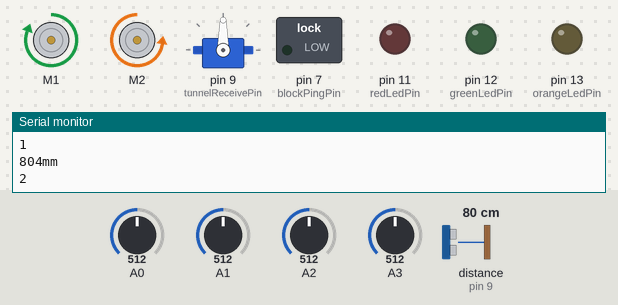
This sketch was run on a simulated Arduino Uno, built with avr-gcc and run on an emulated ATmega328P. Shown: 2 × DC motor (green arrow = forward, orange = backward, longer = faster), servo, switched loads named in the sketch (green lamp = pin HIGH), output pins drawn as LEDs (lit = HIGH), the last lines printed to the serial monitor. Wiring (inferred from the names in the program): ultrasonic range finder: trigger pin 10; echo pin 9. Inputs (shaded band) come from the test bench; at power-on: distance to the obstacle (sensor on pin 9) 80 cm, A0 = 512, A1 = 512, A2 = 512, A3 = 512. The echo pulse lasts 58.3 µs per cm; pins used as bus, display or sensor lines are not drawn.

Above: at 1.8 s.
1.9 s: distance to the obstacle (sensor on pin 9) set to 2 cm
At 3.7 s:
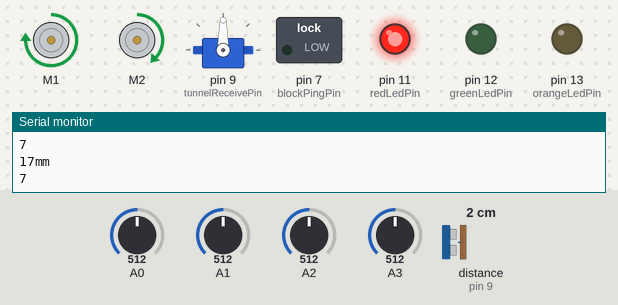
5.4 s: distance to the obstacle (sensor on pin 9) set to 18 cm
At 6.2 s:
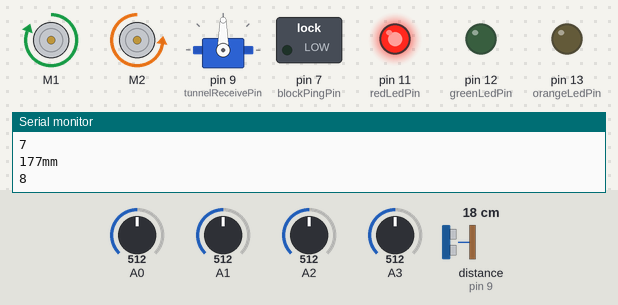
At 7.5 s:
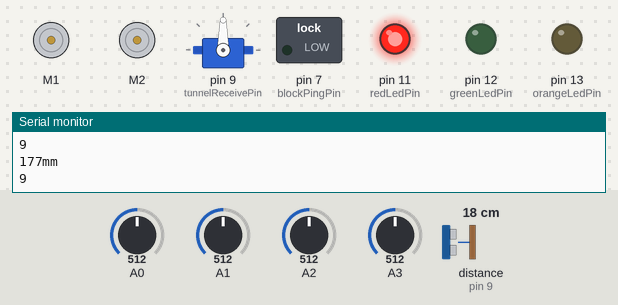
Timing chart, 0 to 9.0 s (numbered marks = the images above; inputs shaded):
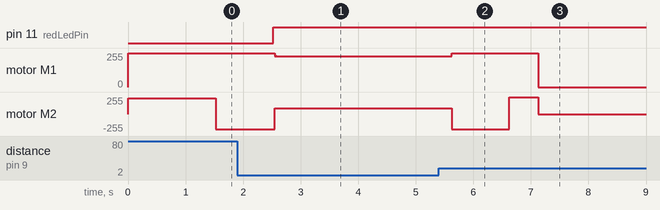

Measured:
- after the input at 5.4 s, motor M1: forward 232/255 → forward 255/255 after 0.22 s, → stopped 1.5 s later; motor M2: forward 88/255 → backward 225/255 after 0.22 s, → forward 255/255 1.0 s later, → stopped 0.50 s later

The sketch:

first_test_loop.ino
```cpp
// LD & WADDELL Created: 04/11/22 Modified: 17/11/22
// Modified by WG on 18/11/22 to update pin numbers for prototyping board
// testing the line sensors, with four line sensors and a Schmitt Trigger
// Testing the servo

#include <Wire.h>
#include <Adafruit_MotorShield.h>
#include "utility/Adafruit_MS_PWMServoDriver.h"
#include <Servo.h>
Adafruit_MotorShield AFMS = Adafruit_MotorShield();
Adafruit_DCMotor *motorLeft = AFMS.getMotor(1);
Adafruit_DCMotor *motorRight = AFMS.getMotor(2);

// Define all pin numbers (updated for prototype board)
const int blockReceivePin = 6;
const int blockPingPin = 7;
const int grabberServoPin = 8;
const int tunnelReceivePin = 9;
const int tunnelPingPin = 10;
const int redLedPin = 11;
const int greenLedPin = 12;
const int orangeLedPin = 13;
unsigned long previousMillis = 0;
const long rampUpDelay = 6000;
const long rampDownDelay = 11000;

// Right motor faster than left
int left_offset = 20;

// Define tunnel driving variables
const int kp = 3;
const int ki = 3;
const int target = 41;
int I, P, prev_I, error;
unsigned long current_time = 0;
unsigned long prev_time = 0;
long pingTime, mm;
const int med_speed = 160;

// Define constants
const int grabber_closed_position = 80;
const int grabber_open_position = 140;

// Initiate variables
int position = 0;

Servo grabber;  // create servo object to control a servo

class LineSensor{
  private:
   int pin;
   int threshold;
  public:
  LineSensor(int p, int t){
    threshold = t;
    pin = p;
    pinMode(pin, INPUT);
  }

  double read(){
    return analogRead(pin);
  }

  bool is_White(){
    return analogRead(pin) <= threshold;
  }
  bool is_Black(){
    return analogRead(pin) >= threshold;
  }
};

// Define all Line Sensors
LineSensor Left(A3, 600);
LineSensor Right(A2, 600);
LineSensor WideLeft(A1, 600);
LineSensor WideRight(A0, 600);

void follow_line(){
  if (Left.is_White() && Right.is_White()) {
    Serial.println(Left.read());
    Serial.println(Right.read());
    Serial.println(WideRight.read());
    motorLeft->setSpeed(230 + left_offset);
    motorRight->setSpeed(230);
    motorLeft->run(FORWARD);
    motorRight->run(FORWARD);
  } else if (Left.is_White() && Right.is_Black()){ // or use the difference in analog reading to decide whether we need a left or right turn
  //Serial.println("Right Black");
    Serial.println(Left.read());
    Serial.println(Right.read());
    Serial.println(WideRight.read());
    motorLeft->setSpeed(20);
    motorRight->setSpeed(220);
    motorLeft->run(FORWARD);
    motorRight->run(FORWARD);
  } else if (Left.is_Black() && Right.is_White()){
    //Serial.println("Left Black");
    Serial.println(Left.read());
    Serial.println(Right.read());
    Serial.println(WideRight.read());
    motorLeft->setSpeed(220);
    motorRight->setSpeed(20);
    motorLeft->run(FORWARD);
    motorRight->run(FORWARD);
  } else if (Left.is_Black() && Right.is_Black()) {
    //Serial.println("Both Black");
    Serial.println(Left.read());
    Serial.println(Right.read());
    Serial.println(WideRight.read());
    motorLeft->run(FORWARD);
    motorRight->run(FORWARD);
  }
  delay(10);
}

void turn_right_90(){
  delay(200);
  motorLeft->setSpeed(255);
  motorRight->setSpeed(225);
  motorLeft->run(FORWARD);
  motorRight->run(BACKWARD);
  delay(1000);
}

void turn_left_90(){
    delay(200);
    motorLeft->setSpeed(255);
    motorRight->setSpeed(225);
    motorLeft->run(BACKWARD);
    motorRight->run(FORWARD);
    delay(950);
}

void tunnel_drive(){
    //controlling motor
    P = target - mm;
    I = prev_I + P*(current_time-prev_time);
    error = kp*P + ki*I;
    prev_time = current_time;
    prev_I = I;

    double speedLeft = med_speed + error;
    double speedRight = med_speed - error;

    if(speedLeft > 255){
      speedLeft = 255;
    }
    if(speedLeft < 0){
      speedLeft = 0;
    }
     if(speedRight > 255){
      speedRight = 255;
    }
    if(speedRight < 0){
      speedRight = 0;
    }
    motorLeft->setSpeed(speedLeft);
    motorRight->setSpeed(speedRight);
}

void RAMP_UP(){
    motorLeft->setSpeed(255);
    motorRight->setSpeed(225);
    motorLeft->run(FORWARD);
    motorRight->run(FORWARD);
    delay(2000);
}

void RAMP_DOWN(){
    motorLeft->setSpeed(150);
    motorRight->setSpeed(150);
    motorLeft->run(FORWARD);
    motorRight->run(FORWARD);
    delay(2000);
}

long distance_in_millimeters(long microseconds){
   // The speed of sound is 340 m/s or 29 microseconds per centimeter.
   // The ping travels out and back, so to find the distance of the object we
   // take half of the distance travelled.
   return microseconds / 2.9 / 2;
}


void setup() {
  // put your setup code here, to run once:
  Serial.begin(9600);
  pinMode(blockPingPin, OUTPUT);
  pinMode(blockReceivePin, INPUT);
  pinMode(tunnelPingPin, OUTPUT);
  pinMode(tunnelReceivePin, INPUT);
  pinMode(orangeLedPin, OUTPUT);
  digitalWrite(orangeLedPin, LOW);
  pinMode(greenLedPin, OUTPUT);
  digitalWrite(greenLedPin, LOW);
  pinMode(redLedPin, OUTPUT);
  digitalWrite(redLedPin, LOW);
  AFMS.begin();
  motorLeft->setSpeed(200);
  motorRight->setSpeed(200);
  grabber.attach(9);  // attaches the servo on pin 9 to the servo object
}

void loop() {
  unsigned long currentMillis = millis();
  // establish variables for duration of the ping, and the distance result
  // in inches and centimeters:
  // The PING))) is triggered by a HIGH pulse of 2 or more microseconds.
  // Give a short LOW pulse beforehand to ensure a clean HIGH pulse:
  digitalWrite(tunnelPingPin, LOW);
  delayMicroseconds(2);
  digitalWrite(tunnelPingPin, HIGH);
  delayMicroseconds(5);
  digitalWrite(tunnelPingPin, LOW);

  pingTime = pulseIn(tunnelReceivePin, HIGH);

  mm = distance_in_millimeters(pingTime);
  Serial.print(mm);
  Serial.print("mm");
  Serial.println();
  Serial.println(position);

  if(position == 0){
    // Moving straight in the starting box
    motorLeft->setSpeed(255);
    motorRight->setSpeed(235);
    motorLeft->run(FORWARD);
    motorRight->run(FORWARD);
    if(Left.is_White() || Right.is_White()){
      // Detects line
      // Delay until sensors over box line
      position = 1;
      delay(1050);
    }
  } else if (position == 1){
    // Following line to first junction
    if(WideRight.is_White() || WideLeft.is_White()){
      position = 2;
    } else {
      follow_line();
    }
  } else if(position == 2){
    // Turning right at first junction
    delay(250);
    turn_right_90();
    position = 3;
  } else if(position == 3){
    // Driving past red junction
    if(WideRight.is_White()){
        position = 4;
        digitalWrite(redLedPin, 1);
        previousMillis = currentMillis;
    } else {
      follow_line();
    }
  } else if(position == 4){
   if (currentMillis - previousMillis >= rampUpDelay && currentMillis - previousMillis <= 7000) {
     // go up the ramp
     RAMP_UP();
    } else if (currentMillis - previousMillis >= rampDownDelay && currentMillis - previousMillis <= 13000){
    // go down the ramp
    RAMP_DOWN();
    } else {
    follow_line();
    }
    // Insert ramp function
    // Approaching next junction
    previousMillis = currentMillis;
    if(WideLeft.is_White()){
        position = 5;
    }
  } else if(position == 5){
    // Driving from junction A to B
    if(WideRight.is_White() || WideLeft.is_White()){
        position = 6;
    } else {
      follow_line();
    }
  } else if(position == 6){
    // Driving from junction B to C
    if(WideLeft.is_White()){
        position = 7;
    } else {
      follow_line();
    }
  } else if(position == 7){
    if(mm < 100){
        tunnel_drive();
    } else if(WideRight.is_White()){
        position = 8;
    } else {
        follow_line();
    }
  } else if(position == 8){
    if(WideRight.is_White()){
        turn_right_90();
        motorLeft->setSpeed(255);
        motorRight->setSpeed(255);
        motorLeft->run(FORWARD);
        motorRight->run(FORWARD);
        delay(500);
        position = 9;
    } else {
        follow_line();
    }
  } else if(position == 9){
    motorLeft->run(RELEASE);
    motorRight->run(RELEASE);
  }
  delay(2);
}
```
